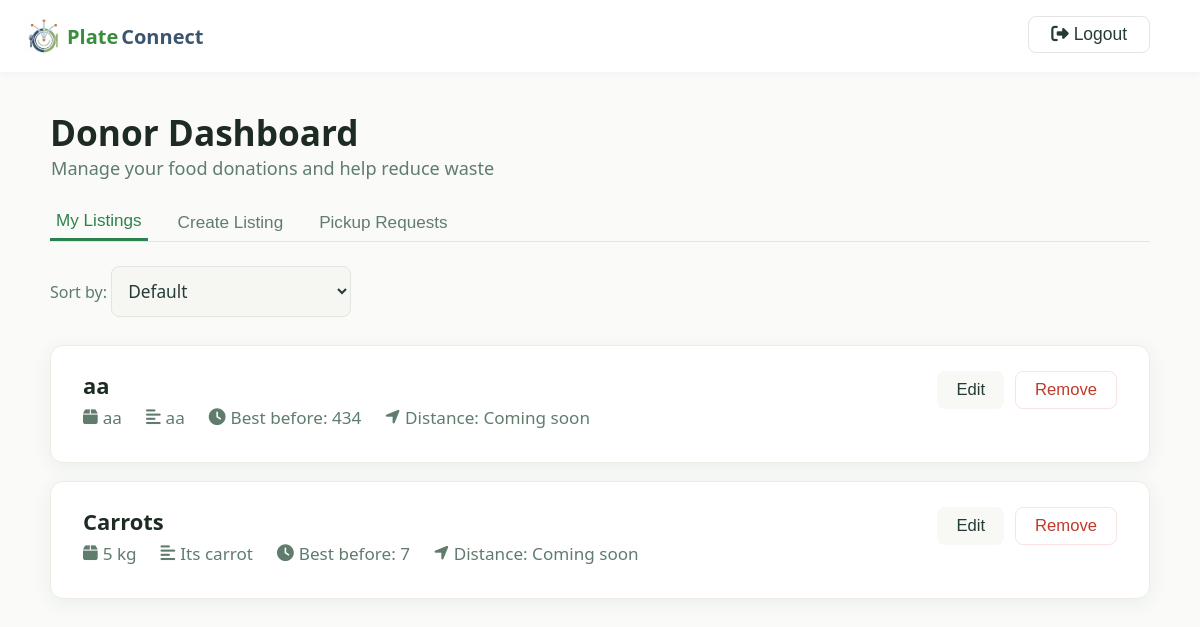
Before: /donor_dashboard (signed in) with the older database file.
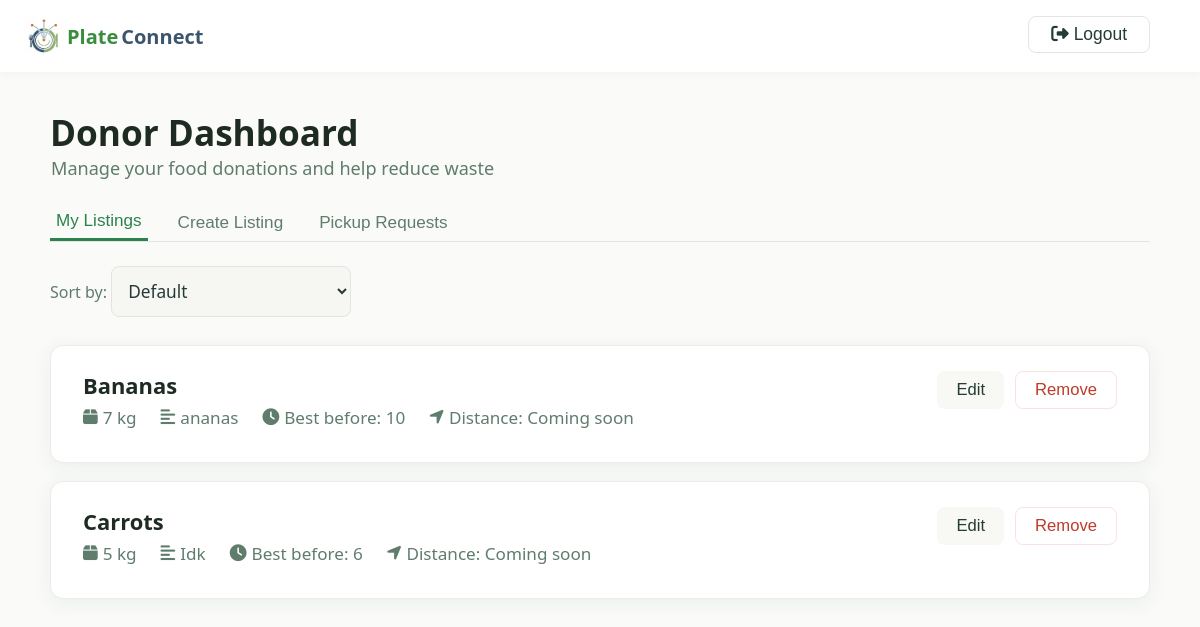
After: the same page with the newer database file.
### app.py (models this page shows)
class Listing(db.Model):
    id = db.Column(db.Integer, primary_key=True)
    donor_id = db.Column(db.Integer, db.ForeignKey('user.id'), nullable=False)
    food_type = db.Column(db.String(50), nullable=False)
    quantity = db.Column(db.String(50), nullable=False)
    description = db.Column(db.String(200))
    best_before = db.Column(db.String(20), nullable=False)
    address = db.Column(db.String(200), nullable=False)  # redundant for easy access

### app.py (the view)
@app.route('/donor_dashboard')
def donor_dashboard():
    donor_id = session.get('user_id')  # assumes user_id is stored in session at login
    if donor_id is None:
        return redirect(url_for('login'))  # redirect if user not logged in
    listings = Listing.query.filter_by(donor_id=donor_id).all()
    return render_template('donor_dashboard.html', listings=listings)

### templates/donor_dashboard.html (shortened to what this page needs)
<!DOCTYPE html>
<html lang="en">
<head>
    <link rel="stylesheet" href="{{ url_for('static', filename='style.css') }}">
    <link rel="stylesheet" href="{{ url_for('static', filename='donor_dashboard.css') }}">
    <link rel="stylesheet" href="https://cdnjs.cloudflare.com/ajax/libs/font-awesome/6.4.2/css/all.min.css">
</head>
<body>
    <header class="header">
        <div class="logo">
            <img src="../static/images/logo.png" alt="">
            <a href="/" class="logo-text green-font">Plate</a>
            <a href="/" class="logo-text dark-blue-font">Connect</a>
            <form class='logout' method="POST" action="{{ url_for('logout') }}">
                <button type="submit" class="back-btn"><i class="fa fa-sign-out-alt"></i> Logout</button>
            </form>
        </div>
    </header>
    <div class="dashboard-container">
        <div class="dashboard-header">
            <div>
                <h1 class="dashboard-title">Donor Dashboard</h1>
                <div class="dashboard-subtitle">Manage your food donations and help reduce waste</div>
            </div>
        </div>
        <div class="dashboard-tabs">
            <button class="dashboard-tab active" onclick="showTab('listings')">My Listings</button>
            <button class="dashboard-tab" onclick="showTab('create')">Create Listing</button>
            <button class="dashboard-tab" onclick="showTab('requests')">Pickup Requests</button>
        </div>
        <div id="tab-listings" class="listings-table">
            {% if listings %}
            <div style="margin-bottom: 8px;">
                <label for="sort-listings" style="font-weight: 500; color: #5f7c6d;">Sort by:</label>
                <select id="sort-listings" onchange="sortListings()">
                    <option value="default">Default</option>
                </select>
            </div>
            {% for listing in listings %}
            <div class="listing-card" data-id="{{ listing.id }}">
                <div class="listing-details">
                    <div class="listing-title">
                        {{ listing.food_type }}
                    </div>
                    <div class="listing-meta">
                        <span><i class="fa fa-box icon"></i> {{ listing.quantity }}</span>
                        <span><i class="fa fa-align-left icon"></i> {{ listing.description }}</span>
                        <span><i class="fa fa-clock icon"></i> Best before: {{ listing.best_before }}</span>
                        <span><i class="fa fa-location-arrow icon"></i> Distance: {% if listing.distance %}{{
                            listing.distance }} km{% else %}Coming soon{% endif %}</span>
                    </div>
                </div>
                <div class="listing-actions">
                    <button class="btn-edit"
                        onclick="editListing('{{ listing.id }}', '{{ listing.food_type|escape }}', '{{ listing.quantity|escape }}', '{{ listing.description|escape }}', '{{ listing.best_before }}')">
                        Edit
                    </button>
                    <form method="POST" action="{{ url_for('remove_listing', listing_id=listing.id) }}">
                        <button type="submit" class="btn-remove">Remove</button>
                    </form>
                </div>
            </div>
            {% endfor %}
            {% else %}
            <div style="color:#5f7c6d; font-size:1.13rem;">No listings yet.</div>
            {% endif %}
        </div>
    </div>
</body>
</html>

### static/style.css (style rules this page uses)
:root { --green: #388e3c; --dark-blue: #3C556E; }
.green-font { color: var(--green); }
.dark-blue-font { color: var(--dark-blue); }
body { background: #fafcfb; color: #1b5e20; font-family: 'Segoe UI', 'Arial', sans-serif; margin: 0; padding: 0; }
.header { display: flex; justify-content: space-between; align-items: center; background: #fff; box-shadow: 0 2px 8px rgba(27,94,32,0.03); padding: 0 40px 0 24px; height: 72px; position: sticky; top: 0; z-index: 10; }
.logo { display: flex; align-items: flex-start; gap: 3px; justify-content: center; }
.logo img { height: 40px; }
.logo-text { display: flex; align-self: center; font-size: 1.25rem; font-weight: bold; text-decoration: none; cursor: pointer; transition: color 0.18s; }

### static/donor_dashboard.css (style rules this page uses)
body { font-family: 'Segoe UI', Arial, sans-serif; background: #fafaf8; color: #253b37; margin: 0; padding: 0; }
.header .logo { display: flex; justify-content: flex-start; width: 100%; }
.header .logo .logout { margin-left: auto; }
.dashboard-container { max-width: 1100px; margin: 0 auto; padding: 36px 0; }
.dashboard-header { display: flex; align-items: center; gap: 18px; margin-bottom: 8px; }
.back-btn { background: #fff; border: 1px solid #e4e4e1; border-radius: 8px; padding: 7px 22px; color: #253b37; font-size: 1.09rem; cursor: pointer; font-weight: 500; margin-right: 10px; transition: background 0.18s; }
.dashboard-title { font-size: 2.2rem; font-weight: 700; color: #1d2b22; margin: 0; }
.dashboard-subtitle { color: #5f7c6d; font-size: 1.13rem; margin-bottom: 22px; margin-left: 1px; }
.dashboard-tabs { display: flex; gap: 24px; border-bottom: 1px solid #e5e4e1; margin-bottom: 24px; }
.dashboard-tab { padding-bottom: 7px; font-weight: 500; font-size: 1.07rem; color: #5f7c6d; cursor: pointer; border: none; background: none; transition: color 0.18s; }
.dashboard-tab.active { color: #2b824c; border-bottom: 3px solid #2b824c; }
.listings-table { display: flex; flex-direction: column; gap: 18px; margin-top: 4px; }
.listing-card { background: #fff; border-radius: 13px; border: 1px solid #efece6; box-shadow: 0 4px 18px rgba(33, 122, 83, 0.08); padding: 25px 32px; display: flex; justify-content: space-between; align-items: flex-start; transition: box-shadow 0.18s; }
.listing-details { flex: 1; min-width: 0; }
.listing-title { font-size: 1.37rem; font-weight: 700; color: #1d2b22; margin-bottom: 6px; display: flex; gap: 10px; align-items: center; }
.listing-meta { display: flex; gap: 24px; flex-wrap: wrap; margin-bottom: 8px; color: #5f7c6d; font-size: 1.07rem; align-items: center; }
.listing-meta span { display: flex; align-items: center; gap: 5px; }
.listing-meta .icon { font-size: 1.05rem; }
.listing-actions { display: flex; flex-direction: row; gap: 11px; }
.btn-edit, .btn-remove { padding: 8px 19px; border-radius: 8px; font-size: 1.04rem; font-weight: 500; border: none; cursor: pointer; transition: background 0.18s, color 0.18s; background: #f8f8f4; color: #253b37; margin-bottom: 4px; }
.btn-remove { color: #c0392b; background: #fff; border: 1px solid #f9e2e2; }
input, textarea, select { background: #f6f6f2; border: 1px solid #e4e4e1; border-radius: 8px; padding: 12px; font-size: 1.08rem; color: #253b37; resize: vertical; font-family: inherit; margin-bottom: 2px; }

Changed rows visible on the page:
changed Listing "Carrots": description "Its carrot" → "Idk"; best_before "7" → "6"
changed Listing: food_type "aa" → "Bananas"; quantity "aa" → "7 kg"; description "aa" → "ananas"; best_before "434" → "10"
